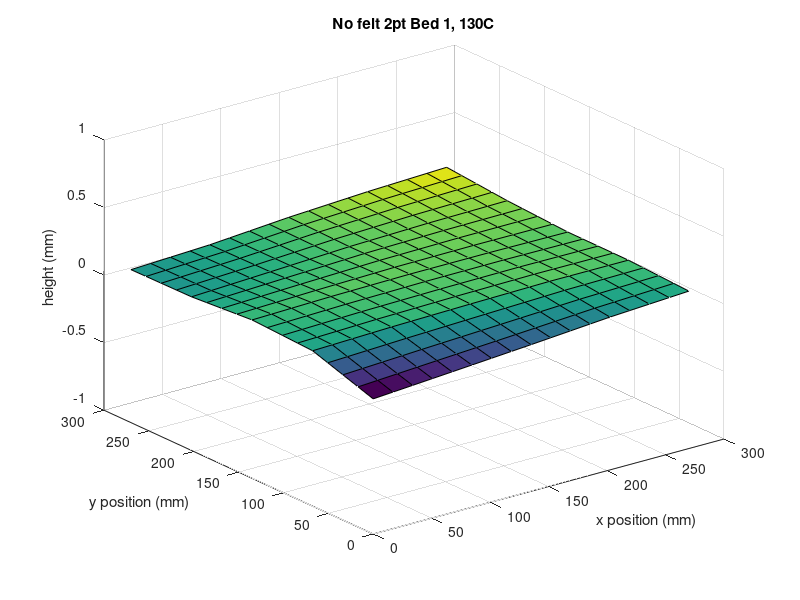

Write MATLAB code to recreate this figure.
X = [0, 67.5, 135, 202.5, 270, 0, 67.5, 135, 202.5, 270, 0, 67.5, 135, 202.5, 270,0, 67.5, 135, 202.5, 270,0, 67.5, 135, 202.5, 270,];
Y = [0, 0, 0, 0, 0, 67.5, 67.5, 67.5, 67.5, 67.5, 135, 135, 135, 135, 135, 202.5, 202.5, 202.5, 202.5, 202.5, 270, 270, 270, 270, 270];
Z = [0 , .042, .085, .131, .165, .150, .168, .180, .189, .188, .172, .187, .195, .195, .190, .137, .164, .192, .208, .216, .132, .158, .203, .235, .257];
xr = reshape(X, 5, 5);
yr = reshape(Y, 5, 5);
zr = reshape(Z, 5, 5);

e = interp2(xr)
f = interp2(yr)
g = interp2(zr)

E = interp2(e)
F = interp2(f)
G = interp2(g)

surf(E, F, G)
zlim([-1 1])
xlabel('x position (mm)')
ylabel('y position (mm)')
zlabel('height (mm)')
title("No felt 2pt Bed 1, 130C");
